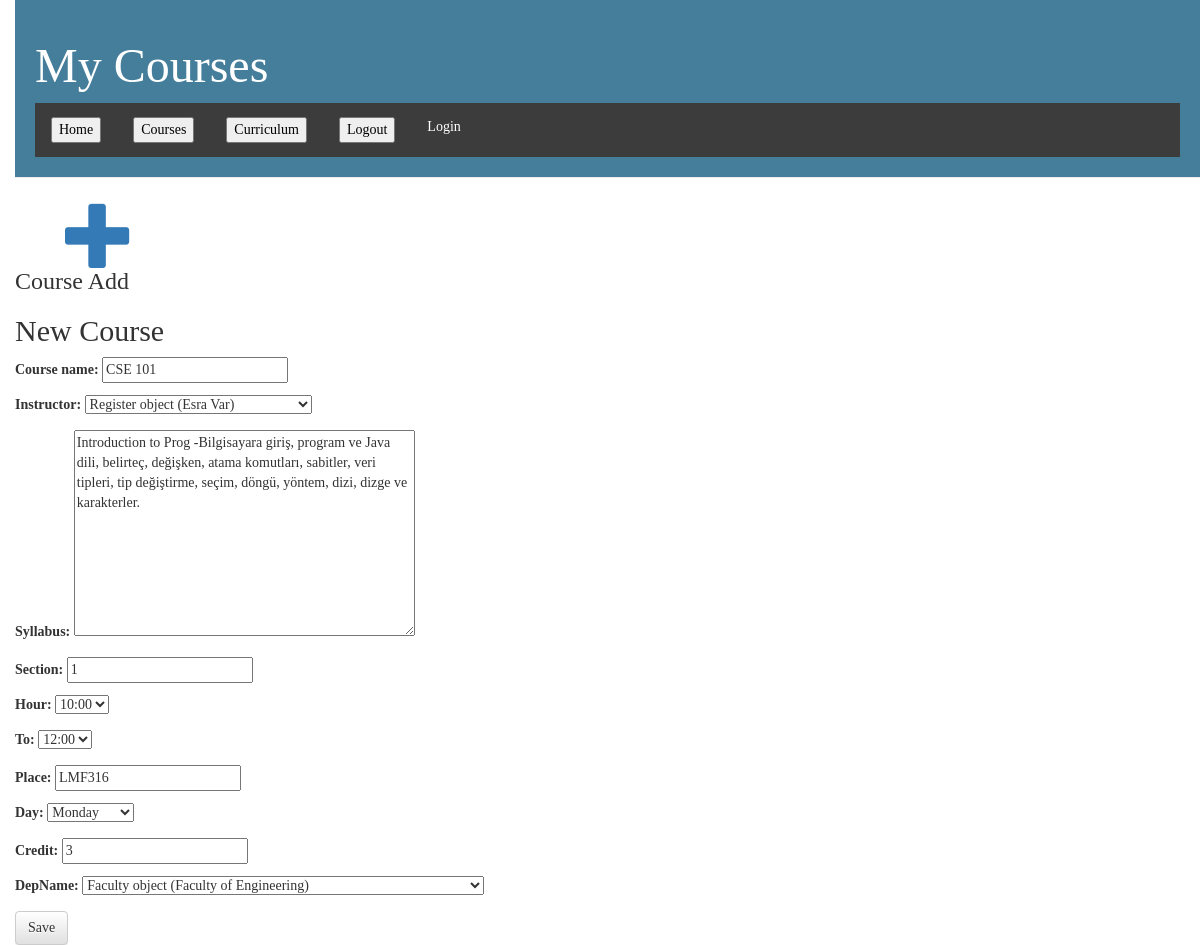
The page /course/CSE 101/edit/ on the database its author committed.
### Reg/models.py (models this page shows, shortened)
class Course(models.Model):
    class Meta:
        unique_together = (('course_name', 'day', 'hour'),)
    course_name = models.CharField(max_length=200, primary_key=True)
    instructor = models.ForeignKey(Register, default='Emine Ekin', on_delete=models.CASCADE)
    syllabus = models.TextField(null=True)
    section = models.IntegerField(default=1)
    place = models.CharField(max_length=10, null=True, blank=True)
    day = models.IntegerField(choices=DAYS_OF_WEEK, default=None)
    hour = models.IntegerField(choices=COURSE_HOUR, default=None)
    to = models.IntegerField(choices=COURSE_HOUR, default=1)
    credit = models.IntegerField(null=True)
    depName = models.ForeignKey(Faculty, on_delete=models.CASCADE)

### Reg/views.py (the view)
# urls.py: path('course/<str:pk>/edit/', views.course_edit, name='course_edit'),
def course_edit(request, pk):
    course = get_object_or_404(Course, pk=pk)
    if request.method == "POST":
        form = CourseForm(request.POST, instance=course)
        if form.is_valid():
            course = form.save(commit=False)
            course.author = request.user
            course.save()
            return redirect('course_edit', pk=course.pk)
    else:
        form = CourseForm(instance=course)
    return render(request, 'users/course_edit.html', {'form': form})

### Reg/forms.py
class CourseForm(forms.ModelForm):
    class Meta:
        model = Course
        fields = ('course_name', 'instructor', 'syllabus',
                  'section', 'hour', 'to',
                  'place', 'day', 'credit', 'depName',)

### Reg/templates/users/course_edit.html (shortened to what this page needs)
{% extends 'users/base.html' %}
{% block content %}
    <h2>New Course</h2>
    <form method="POST" class="post-form">
        {{ form.as_p }}
        <button type="submit" class="save btn btn-default">Save</button>
    </form>
{% endblock %}

### Reg/static/css/base.css (style rules this page uses)
body { padding-left: 15px; font-family: 'Handlee', cursive; }

### rows shown on the page
Course: course_name "CSE 101", instructor "Register object (Esra Var)", syllabus "Introduction to Prog -Bilgisayara giriş, program ve Java dili, belirteç, değişken, atama komutları, sabitler, veri tipleri, tip değiştirme, seçim, döngü, yöntem, dizi, dizge ve karakterler.", section "1", hour "10:00", to "12:00", place "LMF316", day "Monday", credit "3", depName "Faculty object (Faculty of Engineering)"
